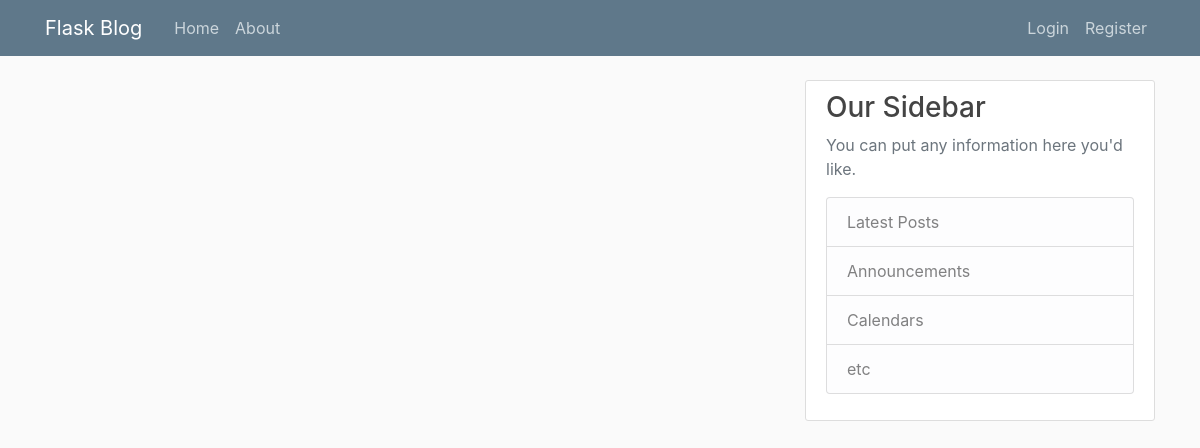
Page /home on the earlier database version.
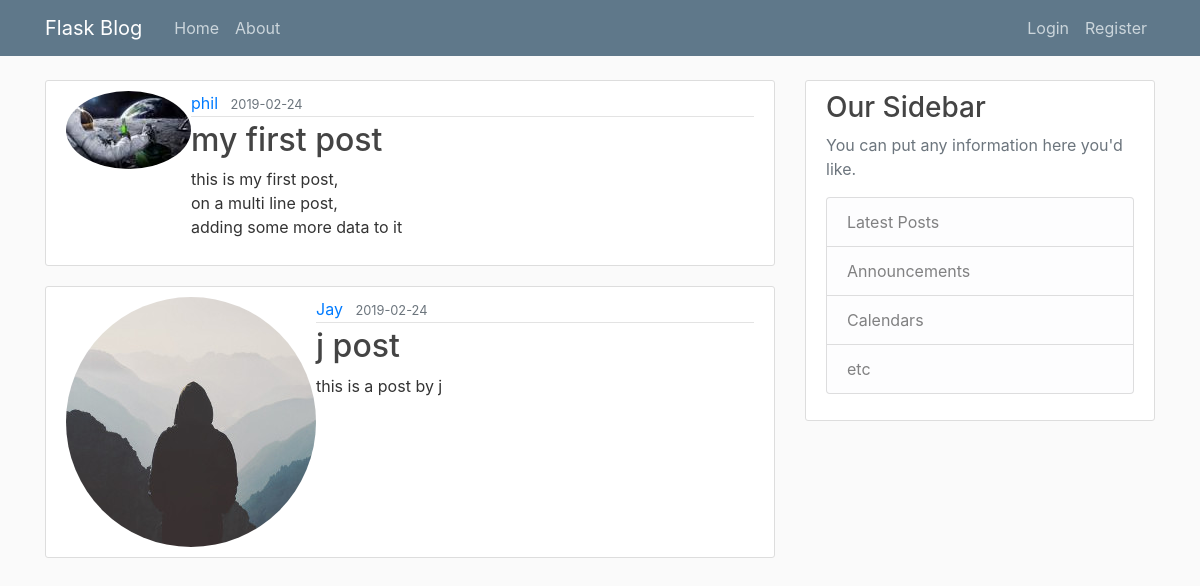
Same page on the later database version.
### blog/models.py (models this page shows, shortened)
class Post(db.Model):
    id = db.Column(db.Integer, primary_key=True)
    title = db.Column(db.String(100), nullable=False)
    date_posted = db.Column(db.DateTime, nullable=False, default=datetime.utcnow )
    content = db.Column(db.Text, nullable=False)
    user_id = db.Column(db.Integer, db.ForeignKey('user.id'), nullable=False)

class User(db.Model, UserMixin):
    id = db.Column(db.Integer, primary_key=True)
    username = db.Column(db.String(20), unique=True, nullable=False)
    email = db.Column(db.String(120), unique=True, nullable=False)
    image_file = db.Column(db.String(20), nullable=False, default='default.jpg')
    password = db.Column(db.String(60), nullable=False)
    posts = db.relationship('Post', backref='author', lazy=True)

### blog/routes.py (the view)
@app.route("/")
@app.route("/home")
def home():
    posts = Post.query.all()
    return  render_template('home.html', posts=posts)

### blog/templates/home.html
{% extends "layout.html" %}
{% block content %}
    {% for post in posts %}
        <article class="media content-section">
          <img class='rounded-circle article-image' src="{{ url_for('static', filename='profile_pics/' + post.author.image_file)}}">
          <div class="media-body">
            <div class="article-metadata">
              <a class="mr-2" href="#">{{ post.author.username }}</a>
              <small class="text-muted">{{ post.date_posted.strftime('%Y-%m-%d') }}</small>
            </div>
            <h2><a class="article-title" href="{{ url_for('post', post_id=post.id)  }}">{{ post.title }}</a></h2>
            <p class="article-content">{{ post.content }}</p>
          </div>
        </article>
    {% endfor %}
{% endblock content %}

### blog/templates/layout.html (shortened to what this page needs)
<!DOCTYPE html>
<html>
<head>
    <link rel="stylesheet" href="https://maxcdn.bootstrapcdn.com/bootstrap/4.0.0/css/bootstrap.min.css">
    <link rel="stylesheet" type="text/css" href="{{ url_for('static', filename='main.css') }}">
</head>
<body>
    <header class="site-header">
      <nav class="navbar navbar-expand-md navbar-dark bg-steel fixed-top">
        <div class="container">
          <a class="navbar-brand mr-4" href="/">Flask Blog</a>
          <div class="collapse navbar-collapse" id="navbarToggle">
            <div class="navbar-nav mr-auto">
              <a class="nav-item nav-link" href="{{ url_for('home') }}">Home</a>
              <a class="nav-item nav-link" href="{{ url_for('about') }}">About</a>
            </div>
            <div class="navbar-nav">
              {% if current_user.is_authenticated  %}
                <a class="nav-item nav-link" href="{{ url_for('new_post') }}">New Post</a>
                <a class="nav-item nav-link" href="{{ url_for('account') }}">Account</a>
                <a class="nav-item nav-link" href="{{ url_for('logout') }}">Logout</a>
              {% else %}
                <a class="nav-item nav-link" href="{{ url_for('login') }}">Login</a>
                <a class="nav-item nav-link" href="{{ url_for('register') }}">Register</a>
              {% endif %}
            </div>
          </div>
        </div>
      </nav>
    </header>
    <main role="main" class="container">
      <div class="row">
        <div class="col-md-8">
          {% block content %}{% endblock %}
        </div>
        <div class="col-md-4">
          <div class="content-section">
            <h3>Our Sidebar</h3>
            <p class='text-muted'>You can put any information here you'd like.
              <ul class="list-group">
                <li class="list-group-item list-group-item-light">Latest Posts</li>
                <li class="list-group-item list-group-item-light">Announcements</li>
                <li class="list-group-item list-group-item-light">Calendars</li>
                <li class="list-group-item list-group-item-light">etc</li>
              </ul>
            </p>
          </div>
        </div>
      </div>
    </main>
</body>
</html>

### blog/static/main.css (style rules this page uses)
body { background: #fafafa; color: #333333; margin-top: 5rem; }
h1, h2, h3, h4, h5, h6 { color: #444444; }
.bg-steel { background-color: #5f788a; }
.site-header .navbar-nav .nav-link { color: #cbd5db; }
.content-section { background: #ffffff; padding: 10px 20px; border: 1px solid #dddddd; border-radius: 3px; margin-bottom: 20px; }
.article-title { color: #444444; }
.article-content { white-space: pre-line; }
.article-metadata { padding-bottom: 1px; margin-bottom: 4px; border-bottom: 1px solid #e3e3e3 }

Differences in the rows shown:
added Post: image_file (picture), author.username "phil", date_posted "2019-02-24", title "my first post", content "this is my first post, on a multi line post, adding some more data to it"
added Post: image_file (placeholder picture), author.username "Jay", date_posted "2019-02-24", title "j post", content "this is a post by j"
